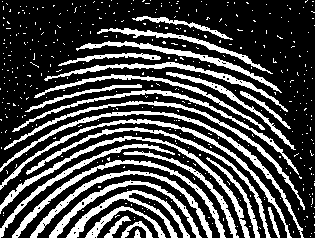
//> input picture Images/fing.tif, 315 x 238 px
$ ./_14_15_FingerPrint   (built with g++ and OpenCV 4)
//> lines starting //> are read from the running program, lines starting //| are printed output that depends on the picture; after the words box and inside, x2 and y2 are one past the last pixel; in counts of white or black regions, pixels touching at a corner belong together
#include <stdio.h>
#include <iostream>
#include <opencv2/core/core.hpp>
#include <opencv2/highgui/highgui.hpp>
#include <opencv2/imgproc/imgproc.hpp>

using namespace cv;
using namespace std;

/*
(14,15)FingerPrint.cpp

	- Opening .
	- Closing .

*/

Mat erosion(Mat dst, int maskSize){
	int s;
	s = maskSize / 2;
	Mat mask;
	mask.create(maskSize, maskSize, CV_32S);
	Mat out;
	out.create(dst.size(), dst.type());

	int flag = 0;
	for(int y=0; y < dst.rows - maskSize + 1; y++){
		for(int x = 0; x < dst.cols - maskSize + 1; x++){
			flag = 0;
			for(int y1 = 0; y1 < maskSize ; y1++){
				for(int x1 = 0; x1 < maskSize; x1++){
					if(dst.at<uchar>(y + y1, x + x1) != 255){
						flag = 1;
					}
				}
			}
			if (flag == 1){
				out.at<uchar> (y+s, x+s) = 0;
			}
			else{
				out.at<uchar>(y+s, x+s) = dst.at<uchar>(y+s, x+s);
			}
		}
	}
	return out;
}

Mat dilation(Mat dst, int maskSize){
	int s;
	s = maskSize / 2;
	Mat mask;
	mask.create(maskSize, maskSize, CV_32S);
	Mat out;
	out.create(dst.size(), dst.type());

	int flag = 0;
	for(int y=0; y < dst.rows - maskSize + 1; y++){
		for(int x = 0; x < dst.cols - maskSize + 1; x++){
			flag = 0;
			for(int y1 = 0; y1 < maskSize ; y1++){
				for(int x1 = 0; x1 < maskSize; x1++){
					if(dst.at<uchar>(y + y1, x + x1) == 255){
						flag = 1;
					}
				}
			}
			if (flag == 0){
				out.at<uchar> (y+s, x+s) = 0;
			}
			else{
				out.at<uchar>(y+s, x+s) = dst.at<uchar>(y+s, x+s);
			}
		}
	}
	return out;
}


int main(int argc, char const *argv[])
{
	Mat src = imread("fing.tif", CV_LOAD_IMAGE_GRAYSCALE);
//> src: 238 rows x 315 cols, CV_8UC1; 28.5% white; 414 white regions (387 under 20 px), largest, box (x1, y1, x2, y2) and area: (0, 111, 304, 238) 1388, (0, 136, 250, 238) 1372, (0, 119, 292, 238) 1337

	int maskSize;
	cout << "Enter mask Size:" ;
	cin>> maskSize;
//> the answer given: 3
	Mat dst;
	int s;
	s = maskSize / 2;
	copyMakeBorder(src, dst, s,s,s,s, 0,0);
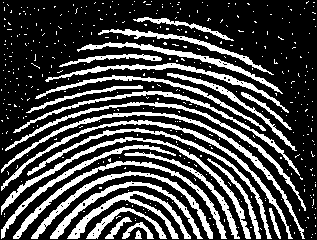
//> dst: 240 rows x 317 cols, CV_8UC1; 28.1% white; 414 white regions (387 under 20 px), largest, box (x1, y1, x2, y2) and area: (1, 112, 305, 239) 1388, (1, 137, 251, 239) 1372, (1, 120, 293, 239) 1337

	// thresholding for Binary Image
	for(int y = 0; y < dst.rows; y++){
		for(int x = 0; x < dst.cols; x++){
			if(dst.at<uchar>(y,x) >= 0 && dst.at<uchar>(y,x) <= 127){
				dst.at<uchar>(y, x) = 0;
			}
			else if(dst.at<uchar>(y, x) >127 && dst.at<uchar>(y, x) <= 255){
				dst.at<uchar>(y, x) = 255;
			}
		}
	}


	imshow("(a) Noisy Image", src);
	waitKey();

	Mat output1 = erosion(dst, maskSize);
//> after the loop in erosion, `for(int y=0; y < dst.rows - maskSize + 1; y++)`:
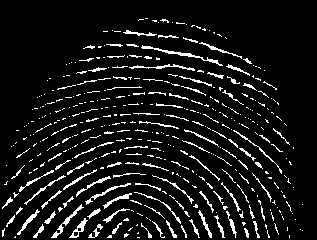
//> out: 240 rows x 317 cols, CV_8UC1; 8.7% white in thin lines or dots, all inside (x1, y1, x2, y2) = (2, 18, 303, 238)
//> after the loop in erosion, `for(int y=0; y < dst.rows - maskSize + 1; y++)`: flag = 1
	imshow("(b) Eroded Image", output1);
	waitKey();

	Mat output2 = dilation(output1, maskSize);
//> after the loop in dilation, `for(int y=0; y < dst.rows - maskSize + 1; y++)`: flag = 0
	imshow("(c) Openning of A", output2);
	waitKey();

	Mat output3 = dilation(output2, maskSize);
	imshow("(d) Dilation of the opening", output3);
	waitKey();

	Mat output4 = erosion(output3, maskSize);
//> call 2 of erosion, with maskSize = 3
//> after the loop in erosion (call 2), `for(int y=0; y < dst.rows - maskSize + 1; y++)`:
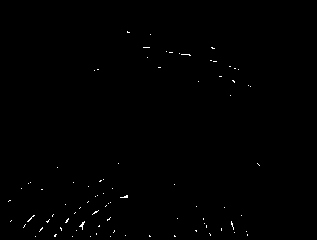
//> out: 240 rows x 317 cols, CV_8UC1; 0.34% white in thin lines or dots, all inside (x1, y1, x2, y2) = (8, 31, 260, 237)
//> after the loop in erosion (call 2), `for(int y=0; y < dst.rows - maskSize + 1; y++)`: flag = 1
	imshow("(e) Closing of the opening", output4);
	waitKey();

	return 0;
}
